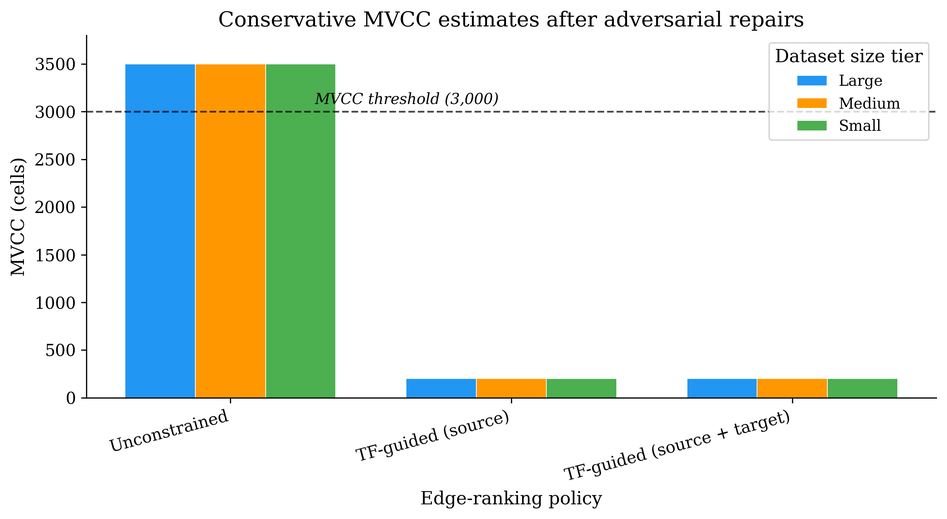
#> input picture source_panels/fig1a_mvcc.png, 947 x 519 px, shrunk from 2652 x 1452 before the run
$ python generate_figures.py
#> lines starting #> are read from the running program, lines starting #| are printed output that depends on the picture
#!/usr/bin/env python3
"""
Generate composite multi-panel PDF figures for the robustness audit paper.

Creates 6 PDF figures by stacking individual source panels vertically.
Source panels are either pre-existing PNGs (in source_panels/) or
regenerated from CSV data by generate_source_panels.py.

Layout:
  - Each panel gets the full figure width (7.5 in) for readability.
  - Height is derived from each source image's native aspect ratio.
  - Panel labels (A, B, C ...) are placed at a consistent top-left position.

Run:
    python scripts/generate_figures.py
"""

import warnings
warnings.filterwarnings("ignore")

import matplotlib
matplotlib.use("Agg")
import matplotlib.pyplot as plt
import matplotlib.image as mpimg
import numpy as np
from matplotlib.gridspec import GridSpec
from matplotlib.colors import ListedColormap
from matplotlib.patches import Patch
from pathlib import Path

# ---------------------------------------------------------------------------
# Paths (all relative to repository root)
# ---------------------------------------------------------------------------
ROOT   = Path(__file__).resolve().parent.parent
PANELS = ROOT / "source_panels"
OUT    = ROOT / "paper" / "figures"
OUT.mkdir(parents=True, exist_ok=True)

# ---------------------------------------------------------------------------
# Layout constants
# ---------------------------------------------------------------------------
FIG_WIDTH = 7.5   # inches; Bioinformatics single-column width
PANEL_GAP = 0.12  # vertical gap between panels (fraction of max panel height)

plt.rcParams.update({
    "font.family": "serif",
    "font.size": 10,
    "axes.titlesize": 11,
    "axes.labelsize": 10,
    "xtick.labelsize": 9,
    "ytick.labelsize": 9,
    "legend.fontsize": 9,
    "figure.dpi": 300,
})


# ---------------------------------------------------------------------------
# Helpers
# ---------------------------------------------------------------------------
def load_img(path):
    """Load image as numpy array; return None if not found."""
    p = Path(path)
    if p.exists():
        return mpimg.imread(str(p))
#> returned value is the input picture: shape (519, 947, 4) float32; mean R, G, B, A 0.896, 0.92, 0.888, 1
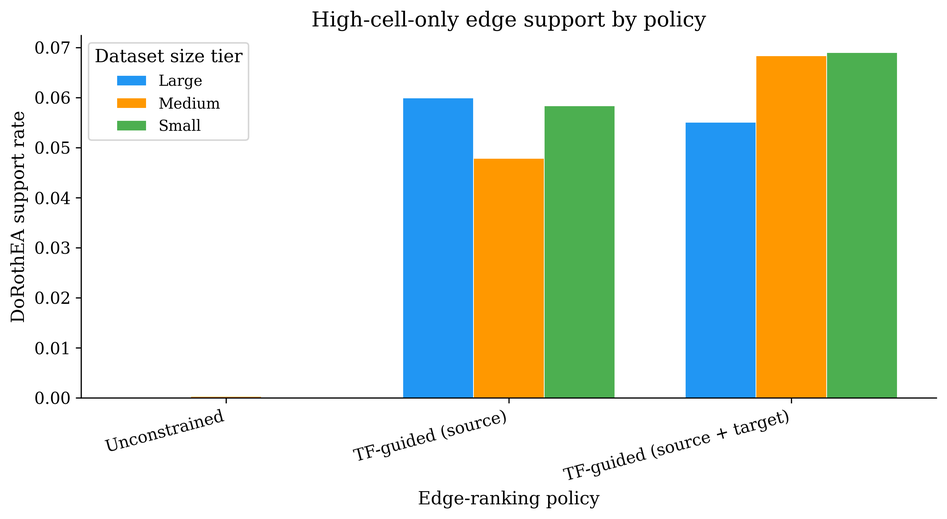
#> input picture source_panels/fig1b_edge_support.png, 947 x 519 px, shrunk from 2652 x 1452 before the run
#> in load_img, returned value is the input picture: shape (519, 947, 4) float32; mean R, G, B, A 0.847, 0.887, 0.833, 1
    print(f"  WARNING: missing {p}")
    return None


def img_aspect(img):
    """Return width/height aspect ratio of an image array."""
    if img is None:
        return 1.6
    h, w = img.shape[:2]
#> h = 519; w = 947
    return w / h


def add_panel_label(ax, label):
    """Place a bold panel label (A, B, C ...) at top-left of axes."""
    ax.text(
        -0.02, 1.03, label,
        transform=ax.transAxes,
        fontsize=16, fontweight="bold",
        va="bottom", ha="left", zorder=10,
    )


def show_img(ax, img):
    """Display image on axes with no ticks/spines, or show placeholder."""
    if img is not None:
        ax.imshow(img, aspect="auto")
    else:
        ax.text(0.5, 0.5, "Panel not available",
                ha="center", va="center",
                transform=ax.transAxes, fontsize=11, color="gray")
    ax.axis("off")


def build_vertical_figure(panels, out_path):
    """
    Stack panels vertically into a composite figure.

    Parameters
    ----------
    panels : list of (image_array_or_None, label_str)
    out_path : Path
    """
    height_ratios = [FIG_WIDTH / img_aspect(img) for img, _ in panels]
#> height_ratios = [4.11, 4.11]
    total_height = (sum(height_ratios)
                    + PANEL_GAP * (len(panels) - 1) * max(height_ratios))
#> total_height = 8.71

    fig = plt.figure(figsize=(FIG_WIDTH, total_height))
    gs = GridSpec(len(panels), 1, figure=fig,
                  height_ratios=height_ratios, hspace=PANEL_GAP)

    for idx, (img, label) in enumerate(panels):
        ax = fig.add_subplot(gs[idx, 0])
        show_img(ax, img)
        add_panel_label(ax, label)
#> this loop made 2 passes
#> label on passes 1 to 2: 'A', 'B'

    fig.savefig(out_path, bbox_inches="tight", dpi=300)
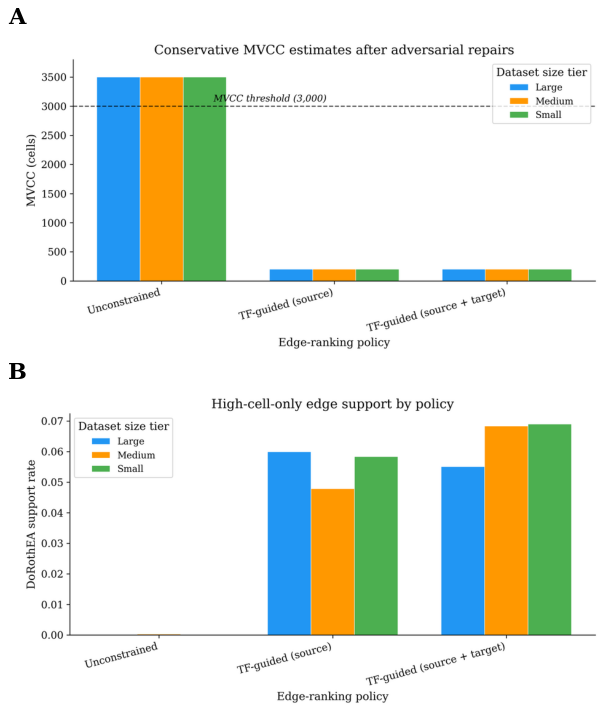
#> figure drawn by matplotlib, 2 panels
    plt.close(fig)


# ============================================================
# Figure 1: Cell-count subsampling (2 panels)
# ============================================================
def fig1_cell_count():
    print("  Fig 1: Cell-count subsampling ...")
    panels = [
        (load_img(PANELS / "fig1a_mvcc.png"), "A"),
        (load_img(PANELS / "fig1b_edge_support.png"), "B"),
    ]
    build_vertical_figure(panels, OUT / "fig1_cell_count.pdf")


# ============================================================
# Figure 2: Resolution sensitivity + dual-null calibration
# ============================================================
def fig2_resolution():
    print("  Fig 2: Resolution sensitivity ...")
    panels = [
        (load_img(PANELS / "fig1_pooled_resolution_sensitivity.png"), "A"),
        (load_img(PANELS / "fig2b_null_calibration.png"), "B"),
    ]
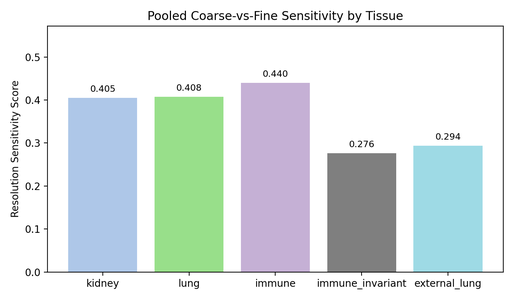
#> input picture source_panels/fig1_pooled_resolution_sensitivity.png, 514 x 300 px, shrunk from 1440 x 840 before the run
#> in load_img, returned value is the input picture: shape (300, 514, 4) float32; mean R, G, B, A 0.855, 0.891, 0.889, 1
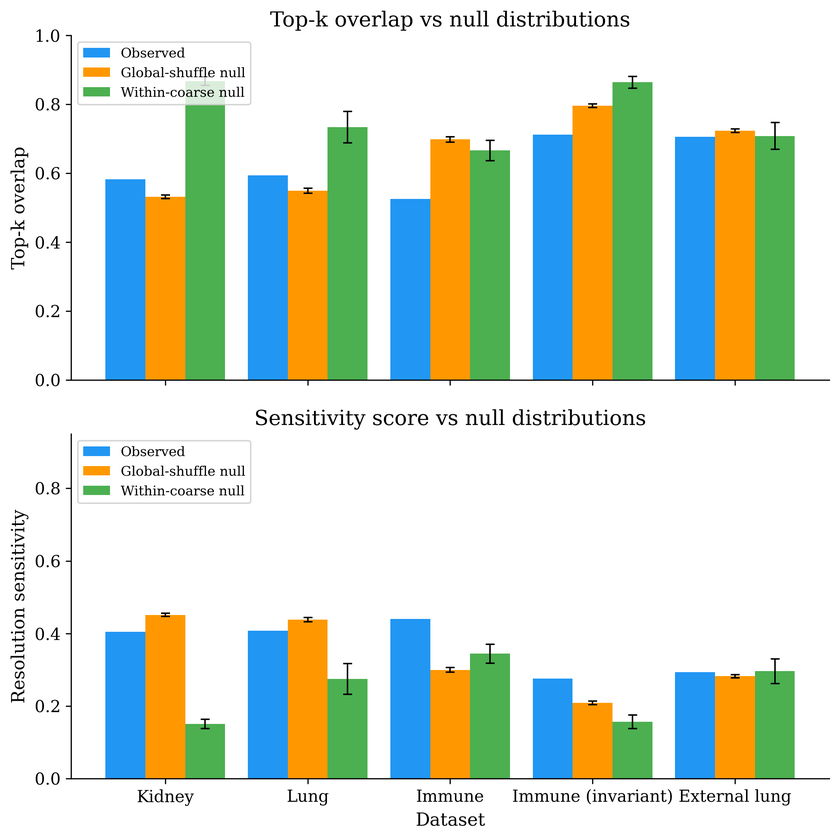
#> input picture source_panels/fig2b_null_calibration.png, 840 x 840 px, shrunk from 2352 x 2352 before the run
#> in load_img, returned value is the input picture: shape (840, 840, 4) float32; mean R, G, B, A 0.826, 0.871, 0.81, 1
    build_vertical_figure(panels, OUT / "fig2_resolution.pdf")
#> the loop in build_vertical_figure (call 2), `for idx, (img, label) in enumerate(panels):` made 2 passes


# ============================================================
# Figure 3: Rare cell-type stress test (3 panels)
# ============================================================
def fig3_rare():
    print("  Fig 3: Rare-cell-type reliability ...")
    panels = [
        (load_img(PANELS / "fig3a_null_auc_scatter.png"), "A"),
        (load_img(PANELS / "fig3b_rarity_boxplots.png"), "B"),
        (load_img(PANELS / "fig3c_min_cell_size.png"), "C"),
    ]
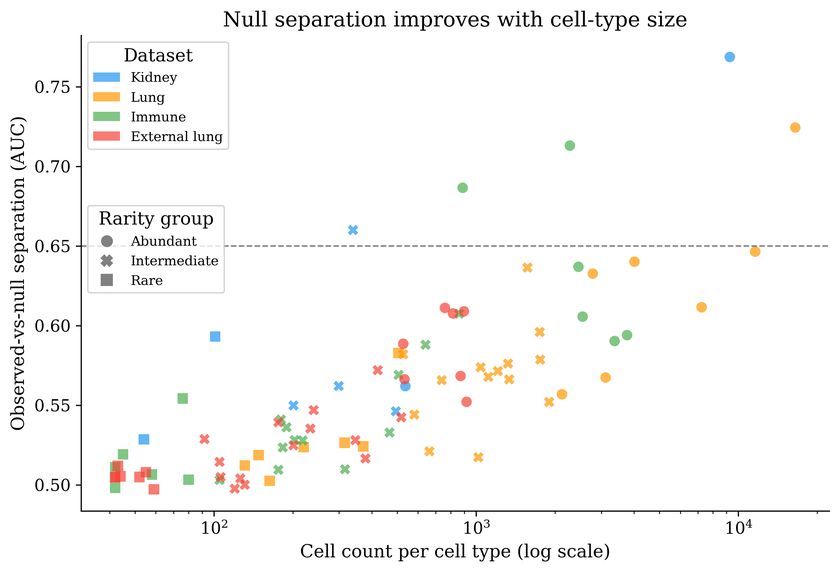
#> input picture source_panels/fig3a_null_auc_scatter.png, 840 x 572 px, shrunk from 2352 x 1602 before the run
#> in load_img, returned value is the input picture: shape (572, 840, 4) float32; mean R, G, B, A 0.977, 0.975, 0.972, 1
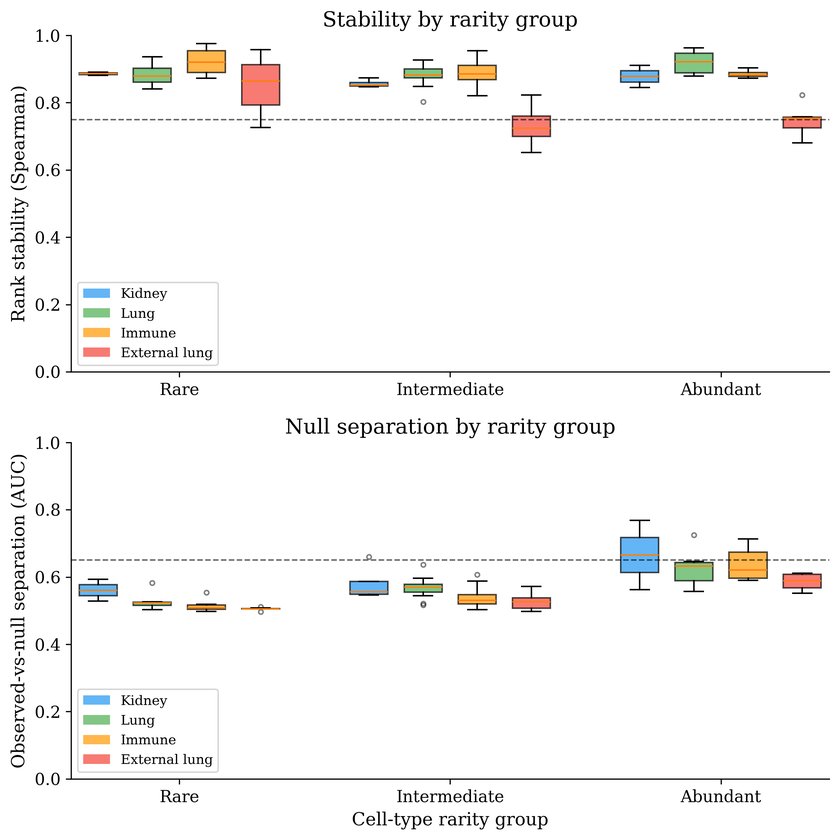
#> input picture source_panels/fig3b_rarity_boxplots.png, 840 x 840 px, shrunk from 2352 x 2352 before the run
#> in load_img, returned value is the input picture: shape (840, 840, 4) float32; mean R, G, B, A 0.971, 0.969, 0.966, 1
#|   WARNING: missing source_panels/fig3c_min_cell_size.png
    build_vertical_figure(panels, OUT / "fig3_rare.pdf")


# ============================================================
# Figure 4: Donor generalization (2 panels)
# ============================================================
def fig4_donor():
    print("  Fig 4: Donor generalization ...")
    panels = [
        (load_img(PANELS / "adversarial_immune_top12_fixed_holdout_curves.png"), "A"),
        (load_img(PANELS / "fig4b_composition_control.png"), "B"),
    ]
    build_vertical_figure(panels, OUT / "fig4_donor.pdf")


# ============================================================
# Figure 5: Integration-method sensitivity (3 panels)
# ============================================================
def fig5_integration():
    print("  Fig 5: Integration-method sensitivity ...")
    panels = [
        (load_img(PANELS / "fig5a_rank_heatmap.png"), "A"),
        (load_img(PANELS / "fig5b_precision.png"), "B"),
        (load_img(PANELS / "fig5c_pcs_sweep.png"), "C"),
    ]
    build_vertical_figure(panels, OUT / "fig5_integration.pdf")


# ============================================================
# Figure 6: Cross-axis fragility summary (generated from data)
# ============================================================
def fig6_cross_axis():
    print("  Fig 6: Cross-axis fragility summary ...")

    datasets = ["Kidney", "Lung", "Immune", "Immune inv.", "Ext. lung"]
    axes_labels = [
        "Cell count\n(MVCC > 3 000)",
        "Resolution\n(dual-null)",
        "Rare types\n(reliability gate)",
        "Donor\n(6\u20138 needed)",
        "Integration\n(no pert. gain)",
    ]

    # Fragility matrix: 0 = Pass, 1 = Marginal, 2 = Fail
    fragility = np.array([
        [2, 2, 1, 1, 1],   # Kidney
        [1, 2, 2, 2, 2],   # Lung
        [1, 2, 2, 1, 1],   # Immune
        [1, 2, 2, 1, 1],   # Immune inv.
        [1, 2, 2, 1, 1],   # External lung
    ], dtype=float)

    fig, ax = plt.subplots(figsize=(FIG_WIDTH, 4.5))
    cmap = ListedColormap(["#4CAF50", "#FFC107", "#F44336"])
    ax.imshow(fragility, cmap=cmap, aspect="auto", vmin=0, vmax=2)

    ax.set_xticks(range(len(axes_labels)))
    ax.set_xticklabels(axes_labels, fontsize=10, ha="center")
    ax.set_yticks(range(len(datasets)))
    ax.set_yticklabels(datasets, fontsize=11)

    status_labels = {0: "Pass", 1: "Marginal", 2: "Fail"}
    for i in range(len(datasets)):
        for j in range(len(axes_labels)):
            val = int(fragility[i, j])
            color = "white" if val == 2 else "black"
            ax.text(j, i, status_labels[val],
                    ha="center", va="center",
                    fontsize=10, fontweight="bold", color=color)

    ax.set_title("Cross-Axis Fragility Profile",
                 fontsize=13, fontweight="bold", pad=12)
    ax.set_xlabel("Robustness Axis", fontsize=11, labelpad=10)
    ax.set_ylabel("Dataset", fontsize=11)

    legend_elements = [
        Patch(facecolor="#4CAF50", label="Pass"),
        Patch(facecolor="#FFC107", label="Marginal"),
        Patch(facecolor="#F44336", label="Fail"),
    ]
    ax.legend(handles=legend_elements, loc="upper left",
              bbox_to_anchor=(1.02, 1), fontsize=10, frameon=True)

    fig.savefig(OUT / "fig6_cross_axis.pdf", bbox_inches="tight", dpi=300)
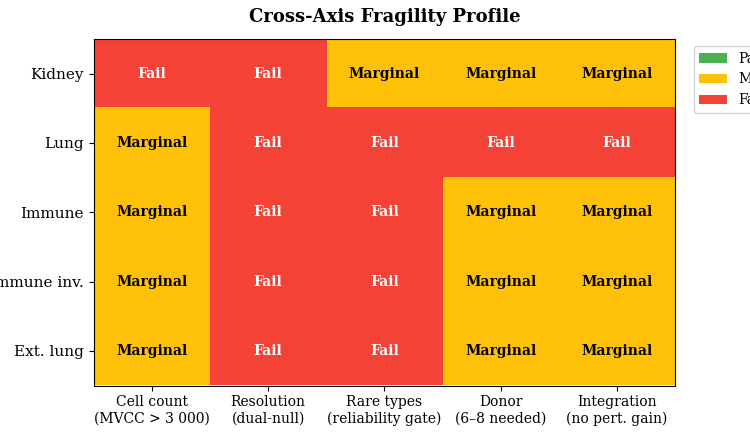
#> figure drawn by matplotlib, 1 panel
    plt.close(fig)


# ============================================================
# Main
# ============================================================
if __name__ == "__main__":
    print("Generating composite figures ...\n")
    fig1_cell_count()
    fig2_resolution()
    fig3_rare()
    fig4_donor()
    fig5_integration()
    fig6_cross_axis()
    print("\nAll 6 figures saved to paper/figures/")
